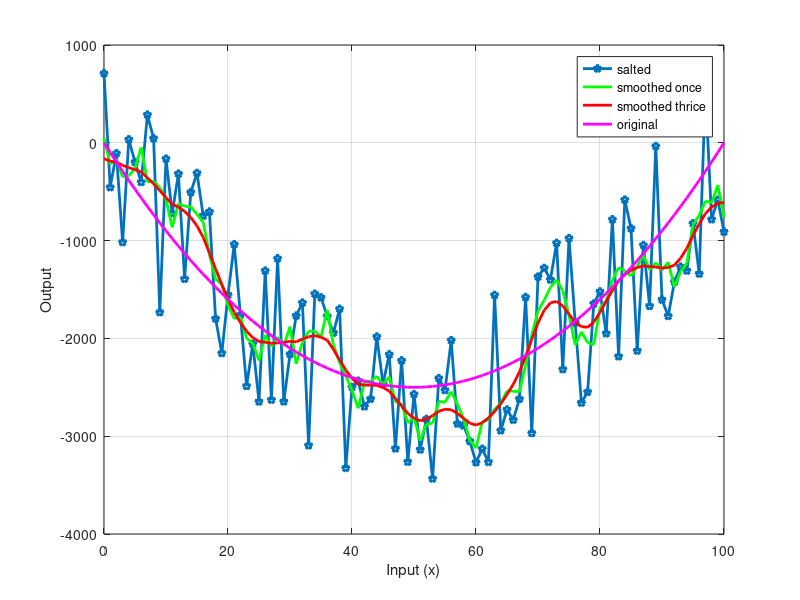
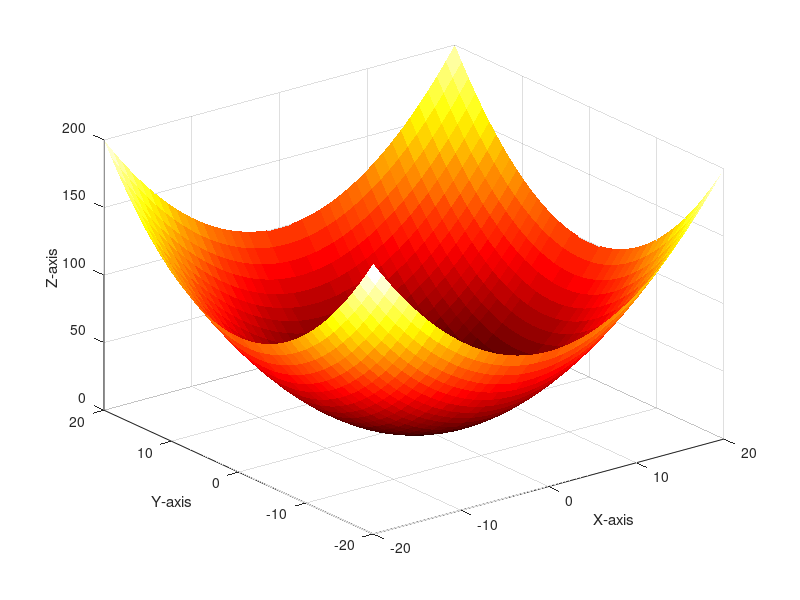
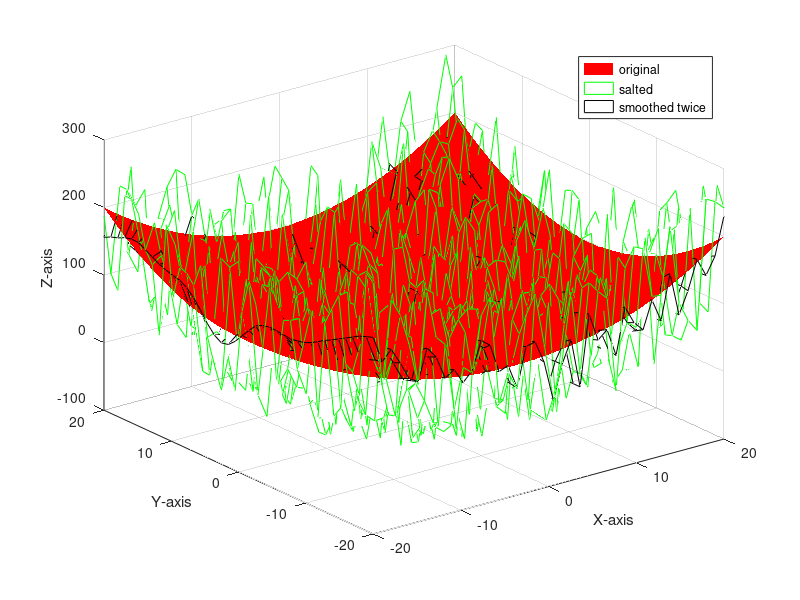
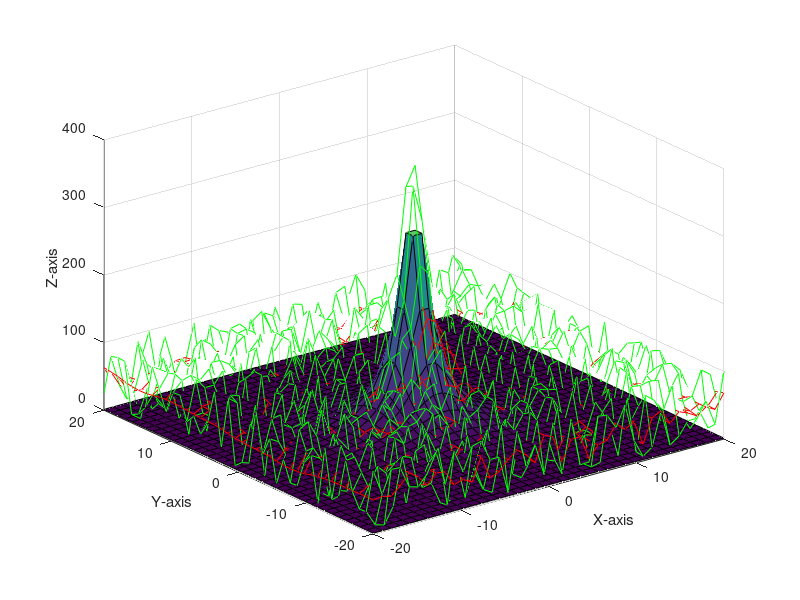

These charts were generated, in order, by the following MATLAB code:
% Set the original inputs and outputs
x = 0:100;
y =  x.^2 - x*100 ;

% Salt the outputs
random_values = randi([-1000,1000], size(y)); % make vector of same size as y made of random values
salted_y = y + random_values; % add the randm values to y

% Fix the outputs
average_range = 5; % set the window
smoothed_y = movmean(salted_y, average_range); % smooth it
smoothed_twice_y = movmean(smoothed_y, average_range);
smoothed_thrice_y = movmean(smoothed_twice_y, average_range);

% Plot the fixed graph
figure('Name', '2D plotted, salted, and smoothed', 'NumberTitle', 'off');
plot(x, salted_y, 'p-', 'LineWidth', 2); % plot it salted
hold on; % tell Octave to wait for more lines
plot(x, smoothed_y, 'g-', 'LineWidth', 2); % Plot it smoothed once
plot(x, smoothed_thrice_y, 'r-', 'LineWidth', 2);
plot(x, y, 'm-', 'LineWidth', 2); % plot y for each x with magenta line of width 2

legend('salted', 'smoothed once', 'smoothed thrice', 'original');
xlabel('Input (x)');
ylabel('Output');
grid on;


% lets try in 3D!

a = b = linspace (-20, 20, 40); % a and b are vectors from -20 to 20
[A, B] = meshgrid(a, b);

C = (A.^2 + B.^2) / (4);

figure('Name', 'Normal 3D', 'NumberTitle', 'off');
colormap('hot')
surf(A, B, C, 'EdgeColor', 'none'); % Plot it as a surface
xlabel('X-axis');
ylabel('Y-axis');
zlabel('Z-axis');


% Now lets mess it up
random_values = randi([-100, 100], size(C));
salty_C = C + random_values;

% Plot in 3D
figure('Name', '3D plotted, salted, and smoothed', 'NumberTitle', 'off');
surf(A, B, C, 'EdgeColor', 'none', 'FaceColor', 'red'); % Plot it as a surface
hold on;
saltedMesh = mesh(A, B, salty_C, 'EdgeColor', 'green'); % store the mesh plot
set(saltedMesh, 'FaceAlpha', 0);

% Lets smooth it 3 times
average_range = 5;
smoothed_C = movmean(salty_C, average_range);
smoothed_twice_C = movmean(smoothed_C, average_range);
smoothed_thrice_C = movmean(smoothed_twice_C, average_range)

% Now lets plot it against the original and salted
twiceSmoothedMesh = mesh(A, B, smoothed_thrice_C, 'EdgeColor', 'black');
set(twiceSmoothedMesh, 'FaceAlpha', 0);
legend('original', 'salted', 'smoothed twice');
xlabel('X-axis');
ylabel('Y-axis');
zlabel('Z-axis');

% That works! Lets look at a different 3D surface,
% as the visualization is not the best

% Get the vecotrs
C = (1000 ./ (3 + A.^2 + B.^2));
random_values = randi([0, 100], size(C));
salty_C = C + random_values;
smoothed_twice_C = movmean(movmean(salty_C, average_range), average_range);
smoothed_thrice_C = movmean(smoothed_twice_C, average_range);


% Plot them in 3D
figure('Name', '3D Better Visualization', 'NumberTitle', 'off');
surf(A, B, C, 'EdgeColor', 'black');
hold on;
tallMesh = mesh(A, B, salty_C, 'EdgeColor', 'green');
smoothed = mesh(A, B, smoothed_thrice_C, 'EdgeColor', 'red');
set(tallMesh, 'FaceAlpha', 0);
set(smoothed, 'FaceAlpha', 0);
xlabel('X-axis');
ylabel('Y-axis');
zlabel('Z-axis');



